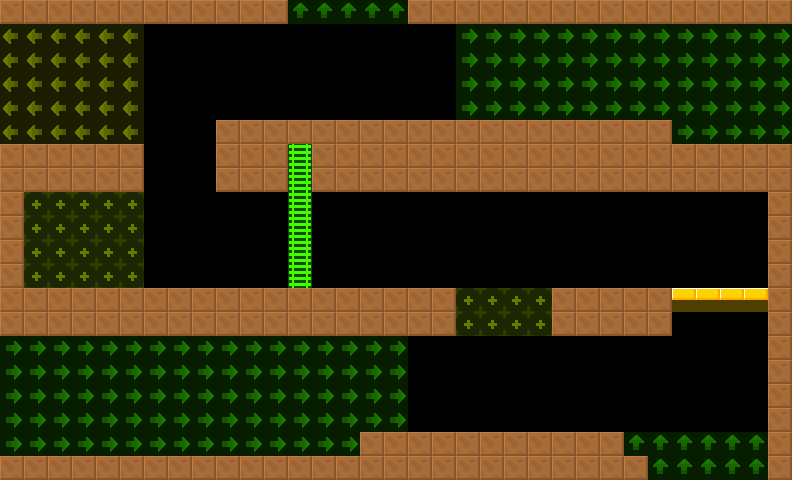

A 2D game scene composited from a Tiled map and its tileset images. What follows is a short description and the map's XML, with each tile layer's data collapsed to a summary:
An orthogonal 33x20 tile map with 24x24 px tiles, 2 tile layers (col, lnk), 2 tilesets and 5 objects (4x Door, BreakableGround).

<map version="1.4" tiledversion="1.4.2" orientation="orthogonal" renderorder="right-down" width="33" height="20" tilewidth="24" tileheight="24" infinite="0" nextlayerid="4" nextobjectid="8">
 <tileset firstgid="6" source="../../lnk.tsx" />
 <tileset firstgid="1" source="../../col.tsx" />
 <layer id="1" name="col" width="33" height="20">
  <data>[660 cells, 217 non-empty, 3 distinct tile ids]</data>
 </layer>
 <layer id="2" name="lnk" width="33" height="20" opacity="0.5">
  <data>[660 cells, 218 non-empty, 4 distinct tile ids]</data>
 </layer>
 <objectgroup id="3" name="markers" opacity="0.5">
  <object id="1" name="Door" type="Door" x="456" y="96" width="24" height="24">
   <properties>
    <property name="yr" value="0" />
    <property name="xr" value="0" />
   </properties>
  </object>
  <object id="2" name="Door" type="Door" x="216" y="264" width="24" height="24">
   <properties>
    <property name="yr" value="0" />
    <property name="xr" value="0" />
   </properties>
  </object>
  <object id="3" name="Door" type="Door" x="648" y="264" width="24" height="24">
   <properties>
    <property name="yr" value="0" />
    <property name="xr" value="0" />
   </properties>
  </object>
  <object id="4" name="BreakableGround" type="BreakableGround" x="456" y="288" width="96" height="48">
   <properties>
    <property name="yr" value="0" />
    <property name="xr" value="0" />
   </properties>
  </object>
  <object id="5" name="Door" type="Door" x="384" y="408" width="24" height="24">
   <properties>
    <property name="yr" value="0" />
    <property name="xr" value="0" />
   </properties>
  </object>
 </objectgroup>
</map>
